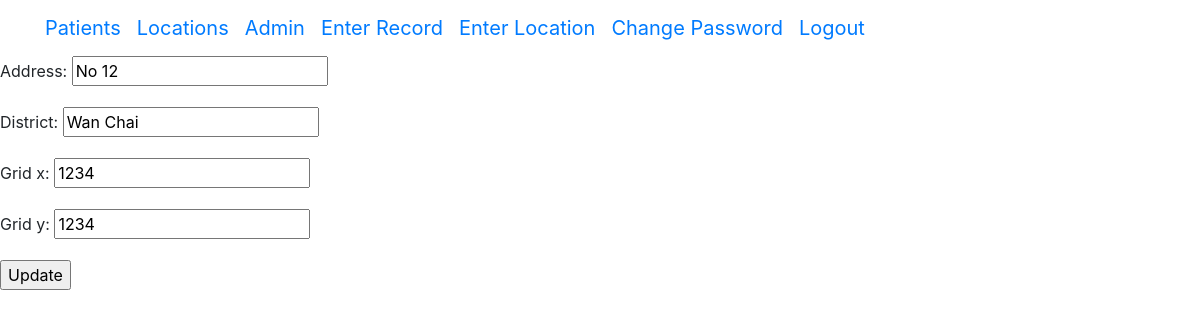
The page /covidapp/location/9/edit/ (signed in) on the database its author committed.
### covidapp/models.py (models this page shows, shortened)
class LocationTemplate(models.Model):
    location_name = models.CharField(max_length=50, null=True, blank=True)
    address = models.CharField(max_length=300, null=True, blank=True)
    district = models.CharField(max_length=300, null=True, blank=True)
    grid_x = models.IntegerField(null=True, blank=True)
    grid_y = models.IntegerField(null=True, blank=True)

### covidapp/views.py (the view, shortened to what this page needs)
# urls.py: re_path('location/(?P<pk>\d+)/edit/$', views.LocationUpdateView.as_view(), name='location_edit'),
class LocationUpdateView(UpdateView):
    model = LocationTemplate
    fields = ['address','district','grid_x','grid_y']

### covidapp/templatetags/has_group.py (called while the page is built)
@register.filter(name='has_group')
def has_group(user, group_name):
    return user.groups.filter(name=group_name).exists()

### templates/covidapp/locationTemplate_form.html
{% extends "covidapp/base.html" %}
{% block content %}
{% load has_group %}
{% if request.user|has_group:"Epidemiologists" or request.user|has_group:"Staff" %}
<form method="post">{% csrf_token %}
    {{ form.as_p }}
    <input type="submit" value="Update">
</form>
{% else %}
<h3>Please Login First</h3>
{% endif %}
{% endblock %}

### rows shown on the page
LocationTemplate: address "No 12", district "Wan Chai", grid_x "1234", grid_y "1234"
